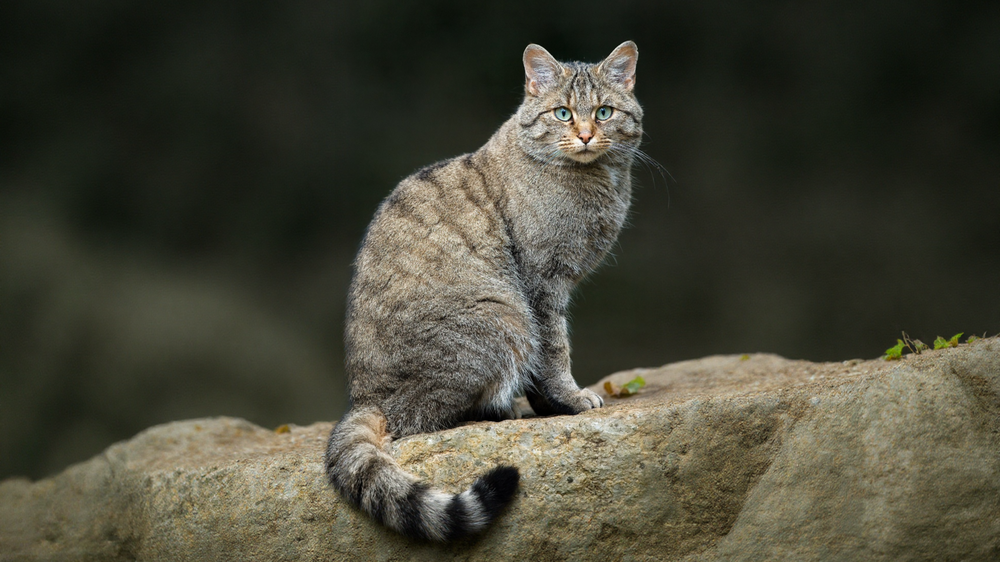
#> input picture task1_cv/exampple_2.png, 1000 x 562 px, shrunk from 1952 x 1098 before the run
$ python add_border_to_image.py exampple_2.png 100
#> lines starting #> are read from the running program, lines starting #| are printed output that depends on the picture
import cv2
import sys
import os


def info_before_print():
    """Печатает инструкцию по использованию для пользователя"""
    print(
        "Использование: python add_border_to_image.py image_file_name frame_width_in_pixels"
    )
    print("Где image_file_name - имя вашего файла в формате ./photo или путь до него")
    print("frame_width_in_pixels - введите желаемую ширину рамки")
    print("Например: python add_border_to_image.py ./exampple_2.png 20")
    print("Рамка будет синего цвета")


def add_frame_to_image(image_path, frame_width):
    """
    Добавляет рамку к изображению и возвращает результат

    Аргументы:
    image_path (str): Путь к файлу изображения
    frame_width (int): Ширина рамки в пикселях
    frame_color (tuple): Цвет рамки в формате BGR (по умолчанию белый)

    Возвращает:
        tuple: (framed_image, output_image_path) - изображение с рамкой и имя выходного файла

    Возможные ошибки:
        FileNotFoundError: Если файл не существует
        ValueError: Если изображение не может быть загружено или неверные параметры
    """
#> called with image_path = 'exampple_2.png', frame_width = 100
    # проверяем что файл существует
    if not os.path.exists(image_path):
        raise FileNotFoundError(f"Файл {image_path} не найден!")
    # открываем
    img = cv2.imread(image_path)
#> img is the input picture: shape (562, 1000, 3); mean B, G, R 54.8, 69.1, 69.9
    if img is None:
        raise ValueError("Ошибка загрузки изображения!")
    # добавляем рамку
    bordered_image = cv2.copyMakeBorder(
        img,
        frame_width,
        frame_width,
        frame_width,
        frame_width,
        cv2.BORDER_CONSTANT,
        None,
        value=255,
    )
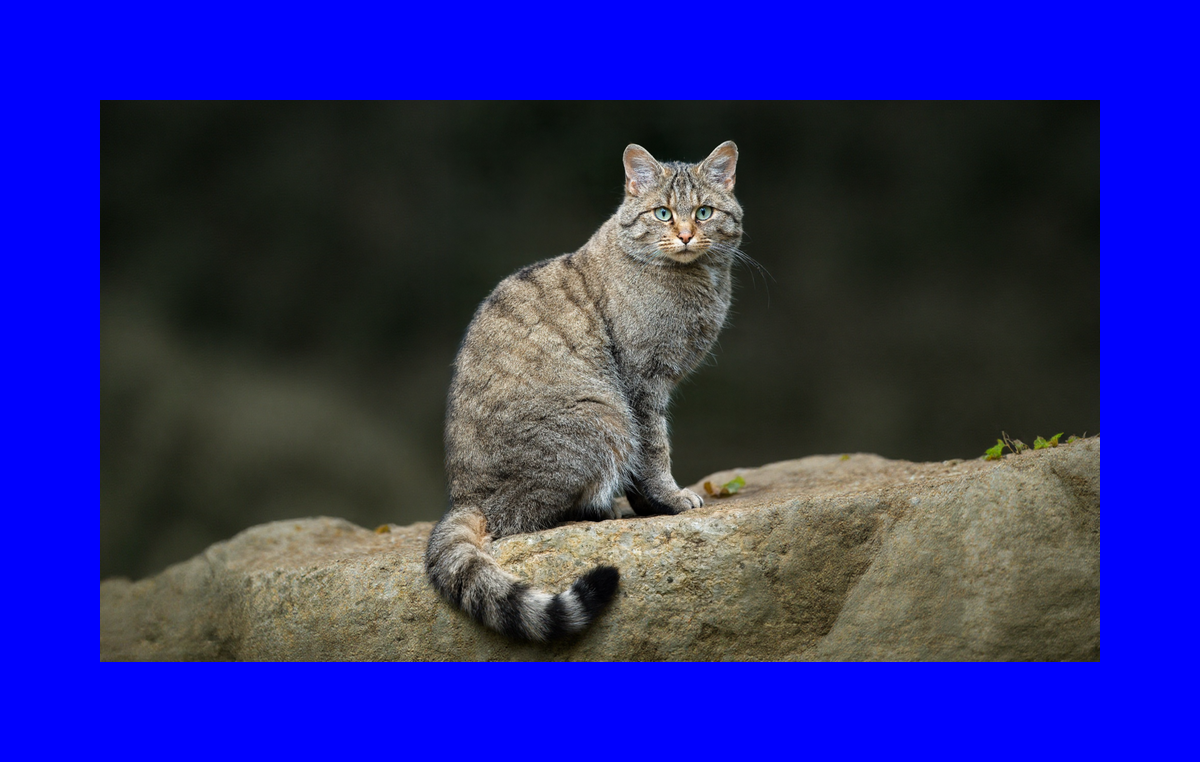
#> bordered_image: shape (762, 1200, 3); mean B, G, R 131.9, 42.5, 42.9

    # создаем имя для сохранения файла
    name, ext = os.path.splitext(image_path)
    output_image_path = f"{name}_framed{ext}"

    return bordered_image, output_image_path


def main():
    """
    Основная функция для обработки изображения с рамкой

    Обрабатывает аргументы командной строки, добавляет рамку к изображению
    и сохраняет результат. Показывает полученное изображение.
    """

    # проверяем что аргументы были переданы
    if len(sys.argv) < 3:
        info_before_print()
        sys.exit()

    image_path = sys.argv[1]
    # проверяем корректность ширины рамки и правильный тип
    try:
        # с помощью этого параметра пользователь может определять ширину рамки
        frame_width = int(sys.argv[2])
        if frame_width < 0:
            print("Рамка не может быть отрицательной ширины")
            sys.exit()
    except ValueError:
        print("Ширина рамки должна быть целым числом")
        sys.exit()

    try:
        bordered_image, output_image_path = add_frame_to_image(image_path, frame_width)
#> output_image_path = 'exampple_2_framed.png'

        # сохраняем изображение
        cv2.imwrite(output_image_path, bordered_image)
        print(f"Изображение с рамкой сохранено как: {output_image_path}")
#| Изображение с рамкой сохранено как: exampple_2_framed.png

        # показываем изображение
        cv2.imshow("Image with Border", bordered_image)

        # ждем нажатия какой-нибудь клавиши, чтобы закрылось окно с картинкой
        key = cv2.waitKey(0)
#> (key Esc is pressed here)

        # закрываем все окна
        cv2.destroyAllWindows()

    # обработка ошибок
    except FileNotFoundError as e:
        print(f"Ошибка: {e}")
        sys.exit(1)
    except ValueError as e:
        print(f"Ошибка: {e}")
        sys.exit(1)
    except Exception as e:
        print(f"Неожиданная ошибка: {e}")
        sys.exit(1)


if __name__ == "__main__":
    main()
